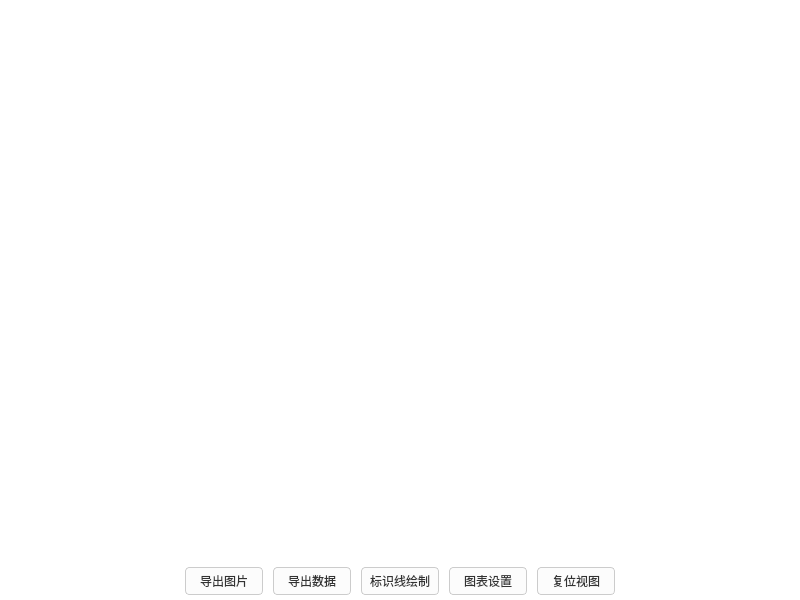
<?xml version="1.0" encoding="UTF-8"?>
<ui version="4.0">
 <class>ChartWidget</class>
 <widget class="QWidget" name="ChartWidget">
  <property name="geometry">
   <rect>
    <x>0</x>
    <y>0</y>
    <width>800</width>
    <height>600</height>
   </rect>
  </property>
  <property name="windowTitle">
   <string>Form</string>
  </property>
  <property name="styleSheet">
   <string notr="true">QWidget { background-color: white; }
QPushButton {
    border: 1px solid #cccccc;
    border-radius: 4px;
    padding: 4px 8px;
    background-color: #fcfcfc;
    color: #333333;
    min-width: 60px;
}
QPushButton:hover {
    background-color: #f0f0f0;
    border-color: #0078d7;
    color: #0078d7;
}
QPushButton:pressed { background-color: #e0e0e0; }</string>
  </property>
  <layout class="QVBoxLayout" name="verticalLayout">
   <property name="spacing">
    <number>5</number>
   </property>
   <property name="leftMargin">
    <number>5</number>
   </property>
   <property name="topMargin">
    <number>5</number>
   </property>
   <property name="rightMargin">
    <number>5</number>
   </property>
   <property name="bottomMargin">
    <number>5</number>
   </property>
   <item>
    <widget class="MouseZoom" name="chart" native="true">
     <property name="sizePolicy">
      <sizepolicy hsizetype="Expanding" vsizetype="Expanding">
       <horstretch>0</horstretch>
       <verstretch>0</verstretch>
      </sizepolicy>
     </property>
    </widget>
   </item>
   <item>
    <layout class="QHBoxLayout" name="horizontalLayout_Tools">
     <property name="spacing">
      <number>10</number>
     </property>
     <item>
      <spacer name="horizontalSpacer_Left">
       <property name="orientation">
        <enum>Qt::Horizontal</enum>
       </property>
       <property name="sizeHint" stdset="0">
        <size>
         <width>40</width>
         <height>20</height>
        </size>
       </property>
      </spacer>
     </item>
     <item>
      <widget class="QPushButton" name="btnSavePic">
       <property name="text">
        <string>导出图片</string>
       </property>
      </widget>
     </item>
     <item>
      <widget class="QPushButton" name="btnExportData">
       <property name="text">
        <string>导出数据</string>
       </property>
      </widget>
     </item>
     <item>
      <widget class="QPushButton" name="btnDrawLine">
       <property name="text">
        <string>标识线绘制</string>
       </property>
      </widget>
     </item>
     <item>
      <widget class="QPushButton" name="btnSetting">
       <property name="text">
        <string>图表设置</string>
       </property>
      </widget>
     </item>
     <item>
      <widget class="QPushButton" name="btnReset">
       <property name="text">
        <string>复位视图</string>
       </property>
      </widget>
     </item>
     <item>
      <spacer name="horizontalSpacer_Right">
       <property name="orientation">
        <enum>Qt::Horizontal</enum>
       </property>
       <property name="sizeHint" stdset="0">
        <size>
         <width>40</width>
         <height>20</height>
        </size>
       </property>
      </spacer>
     </item>
    </layout>
   </item>
  </layout>
 </widget>
 <customwidgets>
  <customwidget>
   <class>MouseZoom</class>
   <extends>QWidget</extends>
   <header>mousezoom.h</header>
   <container>1</container>
  </customwidget>
 </customwidgets>
 <resources/>
 <connections/>
</ui>
